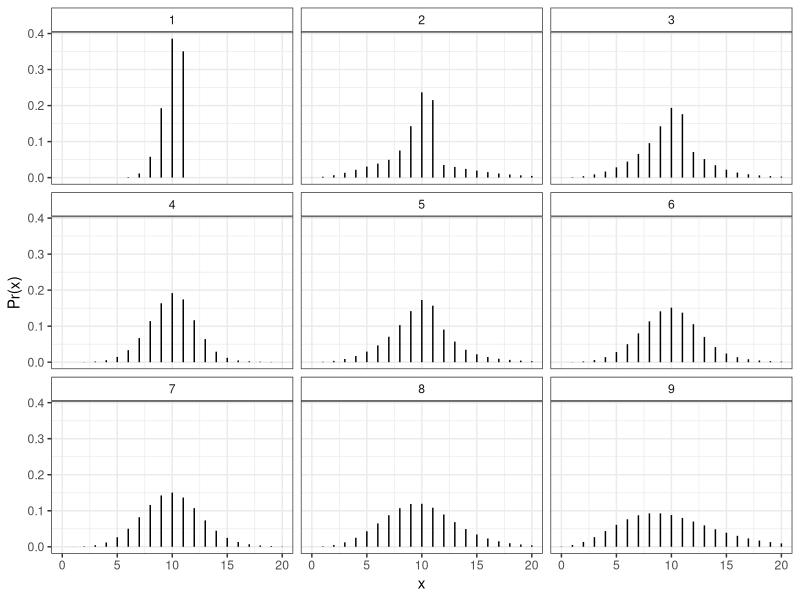

The R source for this figure:
#######################
## Demonstrate flexibility of mixture of binomials and negative binomials
#######################

suppressPackageStartupMessages(library(tidyverse))
mu <- 10
maxlook <- 20
dispvec <- seq(0.001, 0.1, length = 5)
nvec <- round(seq(mu + 1, maxlook, length = 5))
xvec <- seq(0, maxlook, by = 1)
dmat <- matrix(NA, nrow = length(nvec) + length(dispvec), ncol = length(xvec))
for (index in seq_along(nvec)) {
  dmat[index, ] <- stats::dbinom(x = xvec, size = nvec[index], prob = mu / nvec[index])
}
for (index2 in seq_along(dispvec)) {
  dmat[index + index2, ] <- stats::dnbinom(x = xvec, mu = mu, size = 1 / dispvec[index2])
}

ndist <- nrow(dmat)

mixmat <- matrix(NA, nrow = 9, ncol = ndist)
mixmat[1, ] <- dbinom(x = seq_len(ndist) - 1, size = ndist - 1, prob = 0)
mixmat[2, ] <- c(1, rep(0, length = ndist - 2), 1)
mixmat[3, ] <- c(1, 0, 0, 0, 1, 1, 0, 0, 0, 1)
mixmat[4, ] <- dbinom(x = seq_len(ndist) - 1, size = ndist - 1, prob = 1/3)
mixmat[5, ] <- rep(1, length = ndist)
mixmat[6, ] <- dbinom(x = seq_len(ndist) - 1, size = ndist - 1, prob = 1/2)
mixmat[7, ] <- c(0, 0, 0, 0, 1, 1, 0, 0, 0, 0)
mixmat[8, ] <- dbinom(x = seq_len(ndist) - 1, size = ndist - 1, prob = 2/3)
mixmat[9, ] <- dbinom(x = seq_len(ndist) - 1, size = ndist - 1, prob = 1)
mixmat <- mixmat / rowSums(mixmat)


mixdistmat <- mixmat %*% dmat
rownames(mixdistmat) <- seq_len(nrow(mixdistmat))

t(mixdistmat) %>%
  as_tibble() %>%
  mutate(x = xvec) %>%
  gather(-x, key = "distribution", value = "probability") %>%
  ggplot(aes(x = x, xend = x, y = 0, yend = probability)) +
  geom_segment() +
  facet_wrap(.~distribution) +
  theme_bw() +
  theme(strip.background = element_rect(fill = "white")) +
  xlab("x") +
  ylab("Pr(x)") ->
  pl

ggsave(filename = "./output/figures/mix_dists.pdf", plot = pl, height = 4, width = 6)

